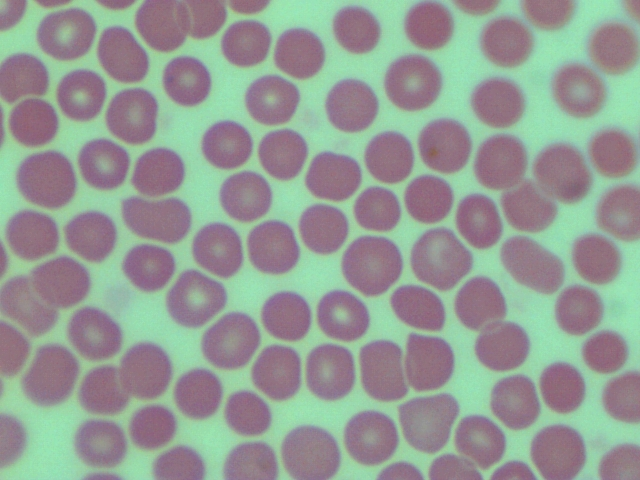
#> input picture HemaCam-Data/Input_Images/01.jpg, 640 x 480 px; its folder holds only this picture in this run
$ python newPipeline.py   (older library calls are emulated)
#> lines starting #> are read from the running program, lines starting #| are printed output that depends on the picture; after the words box and inside, x2 and y2 are one past the last pixel; in counts of white or black regions, pixels touching at a corner belong together
### HemaCam Code/HemaCamSegmentation.py
# -*- coding: utf-8 -*-
"""
Created on Thu Aug 17 11:39:22 2017

@author: eshikasaxena

9 image dataset:
4,5,6: normal train
40,42,352: sickle train
31,32: normal test
300: sickle test

0: normal
1: sickle
2: other\
"""

import numpy as np
#from sklearn.model_selection import train_test_split
#from sklearn.neighbors import KNeighborsClassifier
#import matplotlib.pyplot as plt
import cv2
from scipy import ndimage
from skimage.feature import peak_local_max
from skimage.morphology import watershed
import csv
import math

global rootpath, imgnum
#rootpath = "C:\Users\eshikasaxena\OneDrive\Documents\Github\Sickle Cell"
rootpath = "C:\\Users\\eshikasaxena\\Desktop\\HemaCam Project\\Code\\demo\\"
imgnum = 2

# [8 lines left out: function img_load, not called in this run]

def thresh(img, gray):
    filepath = rootpath
    blur = cv2.GaussianBlur(gray, (5,5),0)
# [4 lines of commented-out code are left out]
    threshVal = 200 #127

    ret, threshold = cv2.threshold(blur, threshVal, 255,
                                   cv2.THRESH_BINARY_INV
                                   +cv2.THRESH_OTSU)
# [18 lines of commented-out code are left out]
    return threshold

def extractFeatures(c):
    area = round(cv2.contourArea(c), 2)
    perimeter = round(cv2.arcLength(c, True), 2)
    compactness = (perimeter**2/area) - 1.0
    circularity = (4*math.sqrt(area))/perimeter
    ellipse = cv2.fitEllipse(c)
#    cv2.ellipse(out, ellipse, (0,255,0),2)
    x = int(ellipse[0][0])
    y = int(ellipse[0][1])
    center = (x,y)
    width = int(ellipse[1][0])
    height = int(ellipse[1][1])
    r1 = width/2.0
    r2 = height/2.0
    ratio = round(r1/r2, 2)
# [4 lines of commented-out code are left out]
    features = [perimeter, area, ratio]
    return features

# [103 lines left out: functions manual_label, watershed_segmentation, write_csv, append_csv, read_csv, load_data, not called in this run]

def read_data(filename):
    datalist, target = read_csv(filename)
    return datalist, target

# [12 lines of commented-out code are left out]

# [6 lines that do not run on import are left out]

# [9 lines of commented-out code are left out]


### HemaCam Code/realCellSegmentation.py
# -*- coding: utf-8 -*-
"""
Created on Thu Aug 17 11:39:22 2017

@author: eshikasaxena

0: normal
1: sickle
2: cluster
"""
# -*- coding: utf-8 -*-
"""
Created on Tue Feb 20 22:29:41 2018

@author: eshikasaxena

labels with area
"""
import numpy as np
import cv2
from HemaCamSegmentation import img_load, thresh
from scipy import ndimage
from skimage.feature import peak_local_max
from skimage.morphology import watershed
from color import calcHist

global rootpath, imgname
rootpath = "C:\\Users\\eshikasaxena\\Desktop\\HemaCam Project\\HemaCam-Data\\"
imgname = "0057"


def cellSegmentation(img, threshold, gray, filepath):
    contours = []
    clean = img.copy()
    D = ndimage.distance_transform_edt(threshold)
    localMax = peak_local_max(D, indices=False, min_distance=20,
    	labels=threshold)
    markers = ndimage.label(localMax, structure=np.ones((3, 3)))[0]
    labels = watershed(-D, markers, mask=threshold)
    count = 1
    for label in np.unique(labels):
        if label == 0:
        		continue
        mask = np.zeros(gray.shape, dtype="uint8")
        mask[labels == label] = 255
        cnts = cv2.findContours(mask.copy(), cv2.RETR_EXTERNAL, cv2.CHAIN_APPROX_SIMPLE)[-2]
        c = max(cnts, key=cv2.contourArea)
        if c.shape[0] >= 5:
            x,y,w,h = cv2.boundingRect(c)

# Filter out small/incomplete cells
            area = cv2.contourArea(c)
            perimeter = cv2.arcLength(c, True)
            if area > 100 and perimeter > 150 and area < 6000 and perimeter < 300:

                roi = clean[y:y+h, x:x+w]
                cv2.imwrite(rootpath + filepath + "_{}.png".format(count), roi)
    #            calcHist(roi, filepath, count)
                contours.append(c)
                count += 1

#    print num, count

# [5 lines that do not run on import are left out]

### HemaCam Code/features.py
# -*- coding: utf-8 -*-
"""
Created on Sun Feb 25 15:26:42 2018

@author: eshikasaxena

write features to csv
"""
import numpy as np
import cv2
from HemaCamSegmentation import img_load, thresh, extractFeatures
from scipy import ndimage
from skimage.feature import peak_local_max
from skimage.morphology import watershed
import csv

global rootpath, imgname
rootpath = "C:\\Users\\eshikasaxena\\Desktop\\HemaCam Project\\Code\\"

def write_csv(data, filename):
    with open(rootpath + filename + '.csv', 'w') as f:
        writer = csv.writer(f)
        writer.writerow(data)
#        for x in data:
#            writer.writerow(x)

def append_csv(data, filename):
    with open(rootpath + filename + '.csv', 'a') as f:
        writer = csv.writer(f)
        writer.writerow(data)
#        for x in data:
#            writer.writerow(x)


def calcFeatures(img, threshold, gray, filepath, imgname):
    contours = []
    clean = img.copy()
    D = ndimage.distance_transform_edt(threshold)
    localMax = peak_local_max(D, indices=False, min_distance=20,
    	labels=threshold)
    markers = ndimage.label(localMax, structure=np.ones((3, 3)))[0]
    labels = watershed(-D, markers, mask=threshold)
    write_csv(['File Name', 'Cell Image', 'Perimeter', 'Area', 'Circularity'], filepath + "_data")
    count = 1
    for label in np.unique(labels):
        if label == 0:
        		continue
        mask = np.zeros(gray.shape, dtype="uint8")
        mask[labels == label] = 255
        cnts = cv2.findContours(mask.copy(), cv2.RETR_EXTERNAL, cv2.CHAIN_APPROX_SIMPLE)[-2]
        c = max(cnts, key=cv2.contourArea)
        if c.shape[0] >= 5:
            x,y,w,h = cv2.boundingRect(c)
            area = cv2.contourArea(c)
            perimeter = cv2.arcLength(c, True)
            if area > 100 and perimeter > 150 and area < 6000 and perimeter < 300:
                features = extractFeatures(c)
# Original
#            features = [imgname + "_{}".format(count) + ".png"] + [count] + features
 # MODIFIED
#            features = [imgname + "_{}".format(count) + ".png"] + [ '<img src=' + '"..\\Cell_Images\\' + imgname + "_{}".format(count) + ".png" + '">'] + [count] + features
                features = [imgname + "_{}".format(count) + ".png"] + [ '<img src="' + imgname + "_{}".format(count) + ".png" + '">'] + features

# End Modified

                append_csv(features, filepath + "_data")
                roi = clean[y:y+h, x:x+w]
                contours.append(c)
                count += 1


#    print num, count

# [5 lines that do not run on import are left out]

### HemaCam Code/newPipeline.py
# -*- coding: utf-8 -*-
"""
Created on Sat Mar 17 15:32:51 2018

@author: eshikasaxena
"""
import numpy as np
import cv2
from HemaCamSegmentation import img_load, thresh
from realCellSegmentation import cellSegmentation
from cellArea import cellArea
from boundingEllipse import boundingEllipse
from cellCount import cellCount
from features import calcFeatures
from boundingRectangle import boundingRectangle
import glob
import os
import pandas as pd


filepath = '..\\HemaCam-Data\\Segmented_Cells\\Cell_Images\\'
filepath2 = '..\\HemaCam-Data\\Segmented_Cells\\Cell_Properties\\'


def pipeline():
    for img in glob.glob('..\\HemaCam-Data\\Input_Images\\*.jpg'):
        image = cv2.imread(img)
#> image is the input picture: shape (480, 640, 3); mean B, G, R 148.5, 155, 147.6
        imgname, extension = os.path.basename(img).split(".")
        gray = cv2.cvtColor(image, cv2.COLOR_BGR2GRAY)
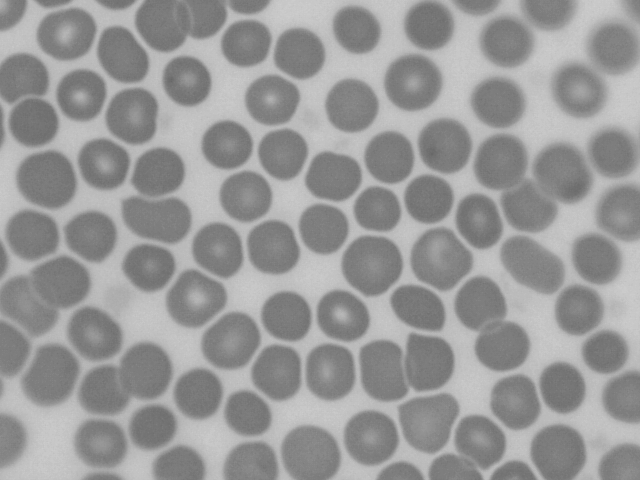
#> gray: shape (480, 640); min 104, max 206, mean 152.1
        threshold = thresh(image, gray)
#> in thresh, `ret, threshold = cv2.threshold(blur, threshVal, 255, cv2.THRESH_BINARY..`:
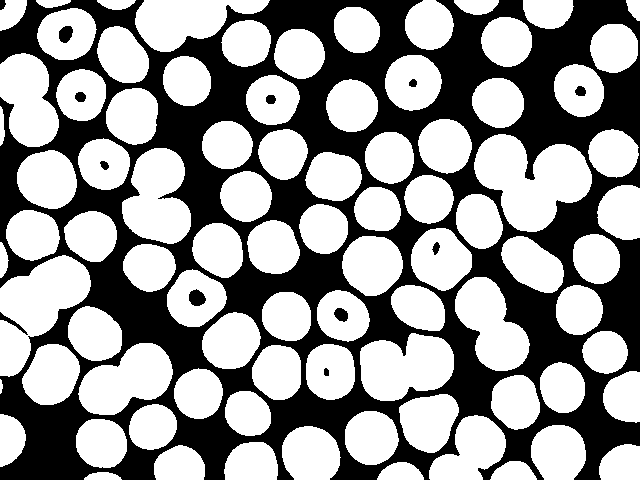
#> threshold: shape (480, 640); 58.8% white; 13 black regions, largest, box (x1, y1, x2, y2) and area: (0, 0, 640, 480) 125315, (189, 289, 206, 306) 212, (59, 26, 73, 43) 183
#> in thresh, `ret, threshold = cv2.threshold(blur, threshVal, 255, cv2.THRESH_BINARY..`: ret = 156
        cellSegmentation(image, threshold, gray, filepath + imgname)
#> in cellSegmentation, `D = ndimage.distance_transform_edt(threshold)`:
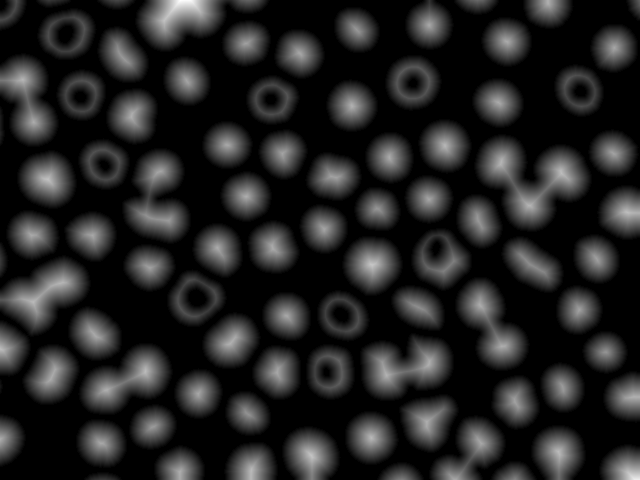
#> D: shape (480, 640) float64; min 0, max 36.67, mean 5.2; drawn with min black and max white
#> in cellSegmentation, `localMax = peak_local_max(D, indices=False, min_distance=20, labels=th..`:
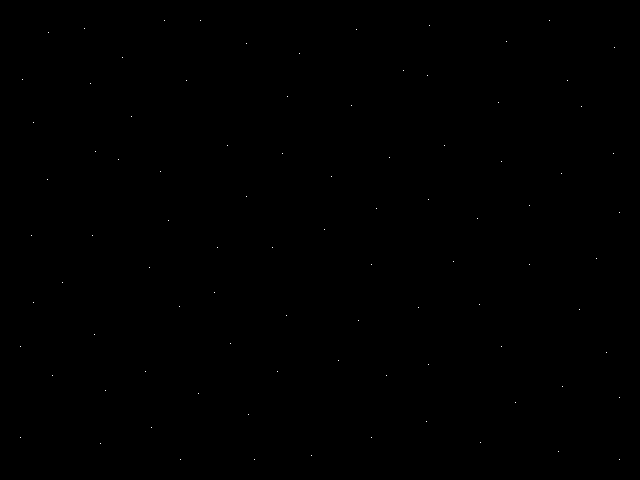
#> localMax: shape (480, 640) bool; 0.03% white in thin lines or dots, all inside (x1, y1, x2, y2) = (20, 20, 620, 460)
#> in cellSegmentation, `markers = ndimage.label(localMax, structure=np.ones((3, 3)))[0]`: markers: shape (480, 640) int32; 91 distinct labels, from 0 to 90
#> in cellSegmentation, `labels = watershed(-D, markers, mask=threshold)`:
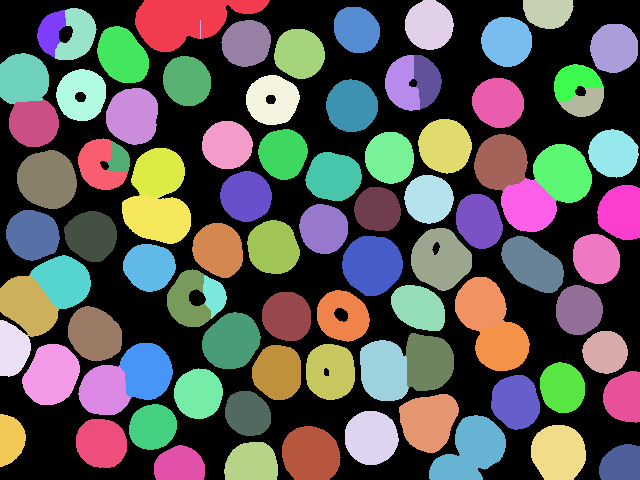
#> labels: shape (480, 640) int32; 91 distinct labels, from 0 to 90; one colour per label, 0 black
#> the loop in cellSegmentation, `for label in np.unique(labels):` made 91 passes
#> (x, y, w, h, area, perimeter) on passes 2, 4, 5, 6, 7, 8, 9, 10, 11, 12, 13, 14: (135, 0, 135, 52, 3937.5, 384.2), (523, 0, 51, 29, 1143.5, 140.2), (405, 0, 49, 50, 1839.5, 160.6), (55, 8, 42, 52, 1293, 172.7), (334, 7, 46, 46, 1634, 150.7), (37, 10, 29, 48, 799.5, 128.8), (481, 17, 51, 50, 1939, 165.2), (221, 20, 50, 47, 1771, 159.5), (590, 24, 48, 49, 1823.5, 160.1), (274, 29, 51, 50, 1925.5, 164.6), (97, 26, 52, 57, 2117.5, 177.1), (385, 55, 35, 56, 1315.5, 164)
#> c on pass 3: [[200, 20], [200, 38]]
#> after the loop in cellSegmentation, `for label in np.unique(labels):`:
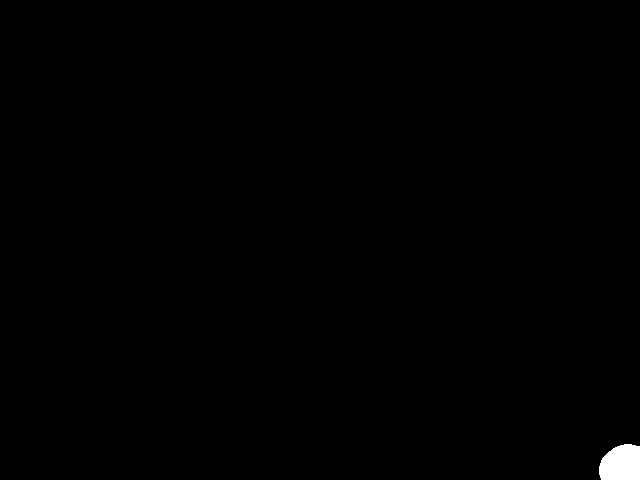
#> mask: shape (480, 640); 0.41% white; 1 white region
#> after the loop in cellSegmentation, `for label in np.unique(labels):`: contours = 76 contours; largest, box (x1, y1, x2, y2) and area: (429, 415, 506, 480) 3021, (342, 236, 403, 296) 2744, (411, 228, 472, 291) 2722, (17, 150, 77, 209) 2674, (122, 195, 191, 244) 2549; count = 77
        calcFeatures(image, threshold, gray, filepath2 + imgname, imgname)
#> the loop in calcFeatures, `for label in np.unique(labels):` made 91 passes
#> (w, h, compactness in extractFeatures, circularity in extractFeatures, ellipse in extractFeatures) on pass 5: (49, 50, 13.02, 1.07, ((428.8, 24.67), (47.87, 48.88), 168.4))
#> (w, h) on passes 2, 4: (135, 52), (51, 29)

# [5 lines of commented-out code are left out]


if __name__ == "__main__":
    pipeline()

# [17 lines of commented-out code are left out]

$ run again, on HemaCam-Data/Input_Images/07.jpg
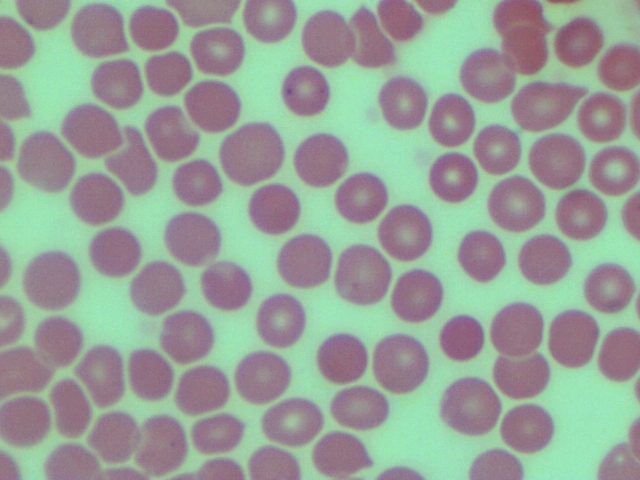
#> input picture HemaCam-Data/Input_Images/07.jpg, 640 x 480 px
#> in pipeline, image is the input picture: shape (480, 640, 3); mean B, G, R 152.1, 160.6, 150.9
#> in thresh, `ret, threshold = cv2.threshold(blur, threshVal, 255, cv2.THRESH_BINARY..`:
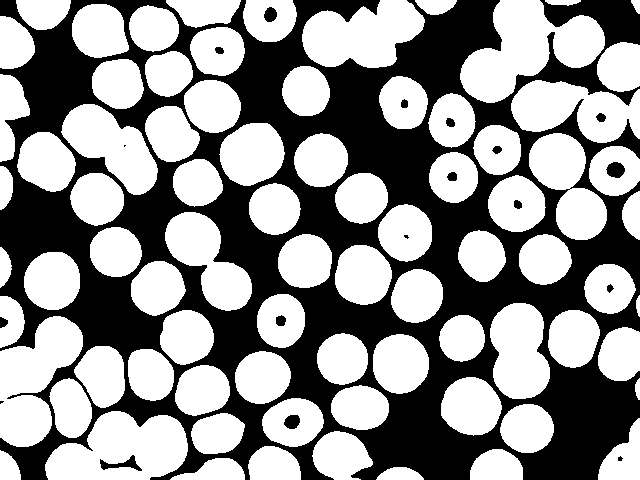
#> threshold: shape (480, 640); 56.9% white; 19 black regions (4 under 20 px), largest, box (x1, y1, x2, y2) and area: (0, 0, 640, 480) 130840, (100, 455, 142, 471) 255, (606, 162, 625, 178) 226
#> ret = 160
#> localMax: shape (480, 640) bool; 0.03% white in thin lines or dots, all inside (x1, y1, x2, y2) = (20, 20, 620, 460)
#> markers: shape (480, 640) int32; 85 distinct labels, from 0 to 84
#> labels: shape (480, 640) int32; 85 distinct labels, from 0 to 84
#> the loop in cellSegmentation, `for label in np.unique(labels):` made 85 passes
#> (x, y, w, h, area, perimeter) on passes 2 to 9: (16, 0, 55, 30, 1204.5, 145.5), (493, 0, 62, 39, 1938.5, 179.5), (377, 0, 48, 43, 1419.5, 148.1), (243, 0, 54, 42, 1833, 165.7), (72, 4, 57, 54, 2357.5, 187), (129, 5, 50, 47, 1749, 158.4), (348, 6, 49, 62, 2124, 183.7), (302, 10, 47, 57, 2076, 173.5)
#> pass 3, in cellSegmentation, `roi = clean[y:y+h, x:x+w]`:
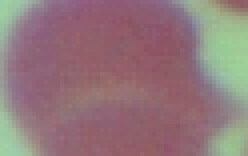
#> roi: shape (39, 62, 3) (shown 4 times larger); mean B, G, R 122.5, 118.9, 146.3
#> after the loop in cellSegmentation, `for label in np.unique(labels):`: contours = 74 contours; largest, box (x1, y1, x2, y2) and area: (219, 123, 285, 186) 3060, (511, 80, 589, 132) 2708, (441, 377, 502, 436) 2654, (335, 245, 392, 305) 2610, (373, 334, 429, 394) 2595; count = 75
#> the loop in calcFeatures, `for label in np.unique(labels):` made 85 passes
#> (w, h, compactness in extractFeatures, circularity in extractFeatures) on pass 3: (62, 39, 15.62, 0.981)

$ run again, on HemaCam-Data/Input_Images/02.jpg
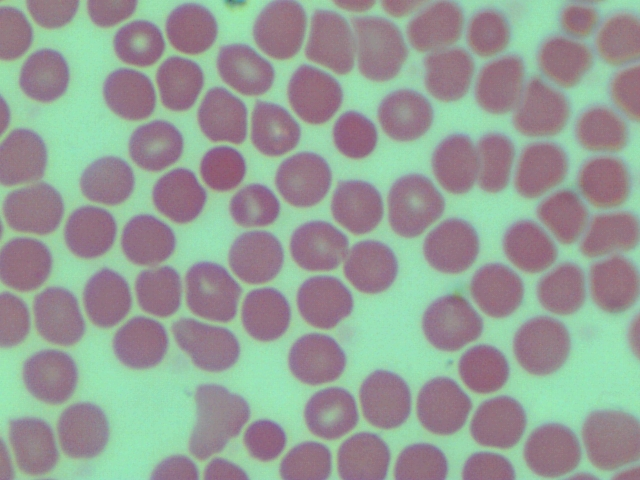
#> input picture HemaCam-Data/Input_Images/02.jpg, 640 x 480 px
#> in pipeline, image is the input picture: shape (480, 640, 3); mean B, G, R 150.7, 158.5, 149.2
#> in thresh, `ret, threshold = cv2.threshold(blur, threshVal, 255, cv2.THRESH_BINARY..`:
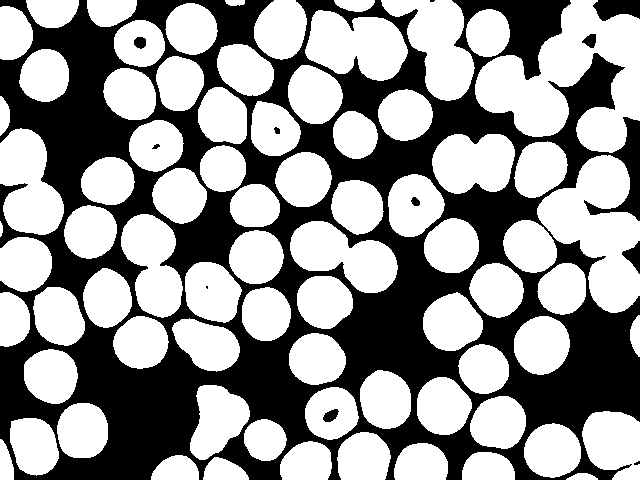
#> threshold: shape (480, 640); 58.5% white; 12 black regions (3 under 20 px), largest, box (x1, y1, x2, y2) and area: (0, 0, 640, 480) 126009, (593, 0, 640, 21) 737, (622, 241, 640, 274) 286
#> ret = 159
#> localMax: shape (480, 640) bool; 0.03% white in thin lines or dots, all inside (x1, y1, x2, y2) = (20, 20, 620, 460)
#> markers: shape (480, 640) int32; 81 distinct labels, from 0 to 80
#> labels: shape (480, 640) int32; 81 distinct labels, from 0 to 80
#> the loop in cellSegmentation, `for label in np.unique(labels):` made 81 passes
#> (x, y, w, h, area, perimeter) on passes 2 to 9: (26, 0, 53, 28, 1103, 140.4), (561, 0, 39, 38, 1165, 144.1), (381, 0, 83, 52, 2739.5, 266.4), (165, 3, 53, 52, 2031, 169.7), (254, 0, 53, 60, 2401, 185.7), (466, 9, 44, 48, 1603.5, 150.1), (0, 6, 33, 54, 1391, 151.3), (594, 14, 46, 107, 3153, 314.5)
#> after the loop in cellSegmentation, `for label in np.unique(labels):`:
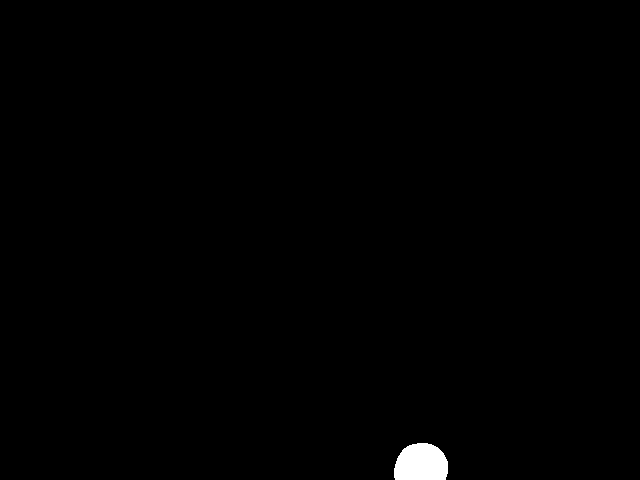
#> mask: shape (480, 640); 0.55% white; 1 white region
#> after the loop in cellSegmentation, `for label in np.unique(labels):`: contours = 74 contours; largest, box (x1, y1, x2, y2) and area: (582, 411, 640, 480) 3050, (190, 385, 250, 460) 2854, (381, 0, 464, 52) 2740, (352, 17, 408, 81) 2638, (388, 174, 445, 237) 2613; count = 75
#> the loop in calcFeatures, `for label in np.unique(labels):` made 81 passes
#> (w, h, compactness in extractFeatures, circularity in extractFeatures) on passes 4 to 6: (83, 52, 24.91, 0.786), (53, 52, 13.18, 1.06), (53, 60, 13.36, 1.06)
